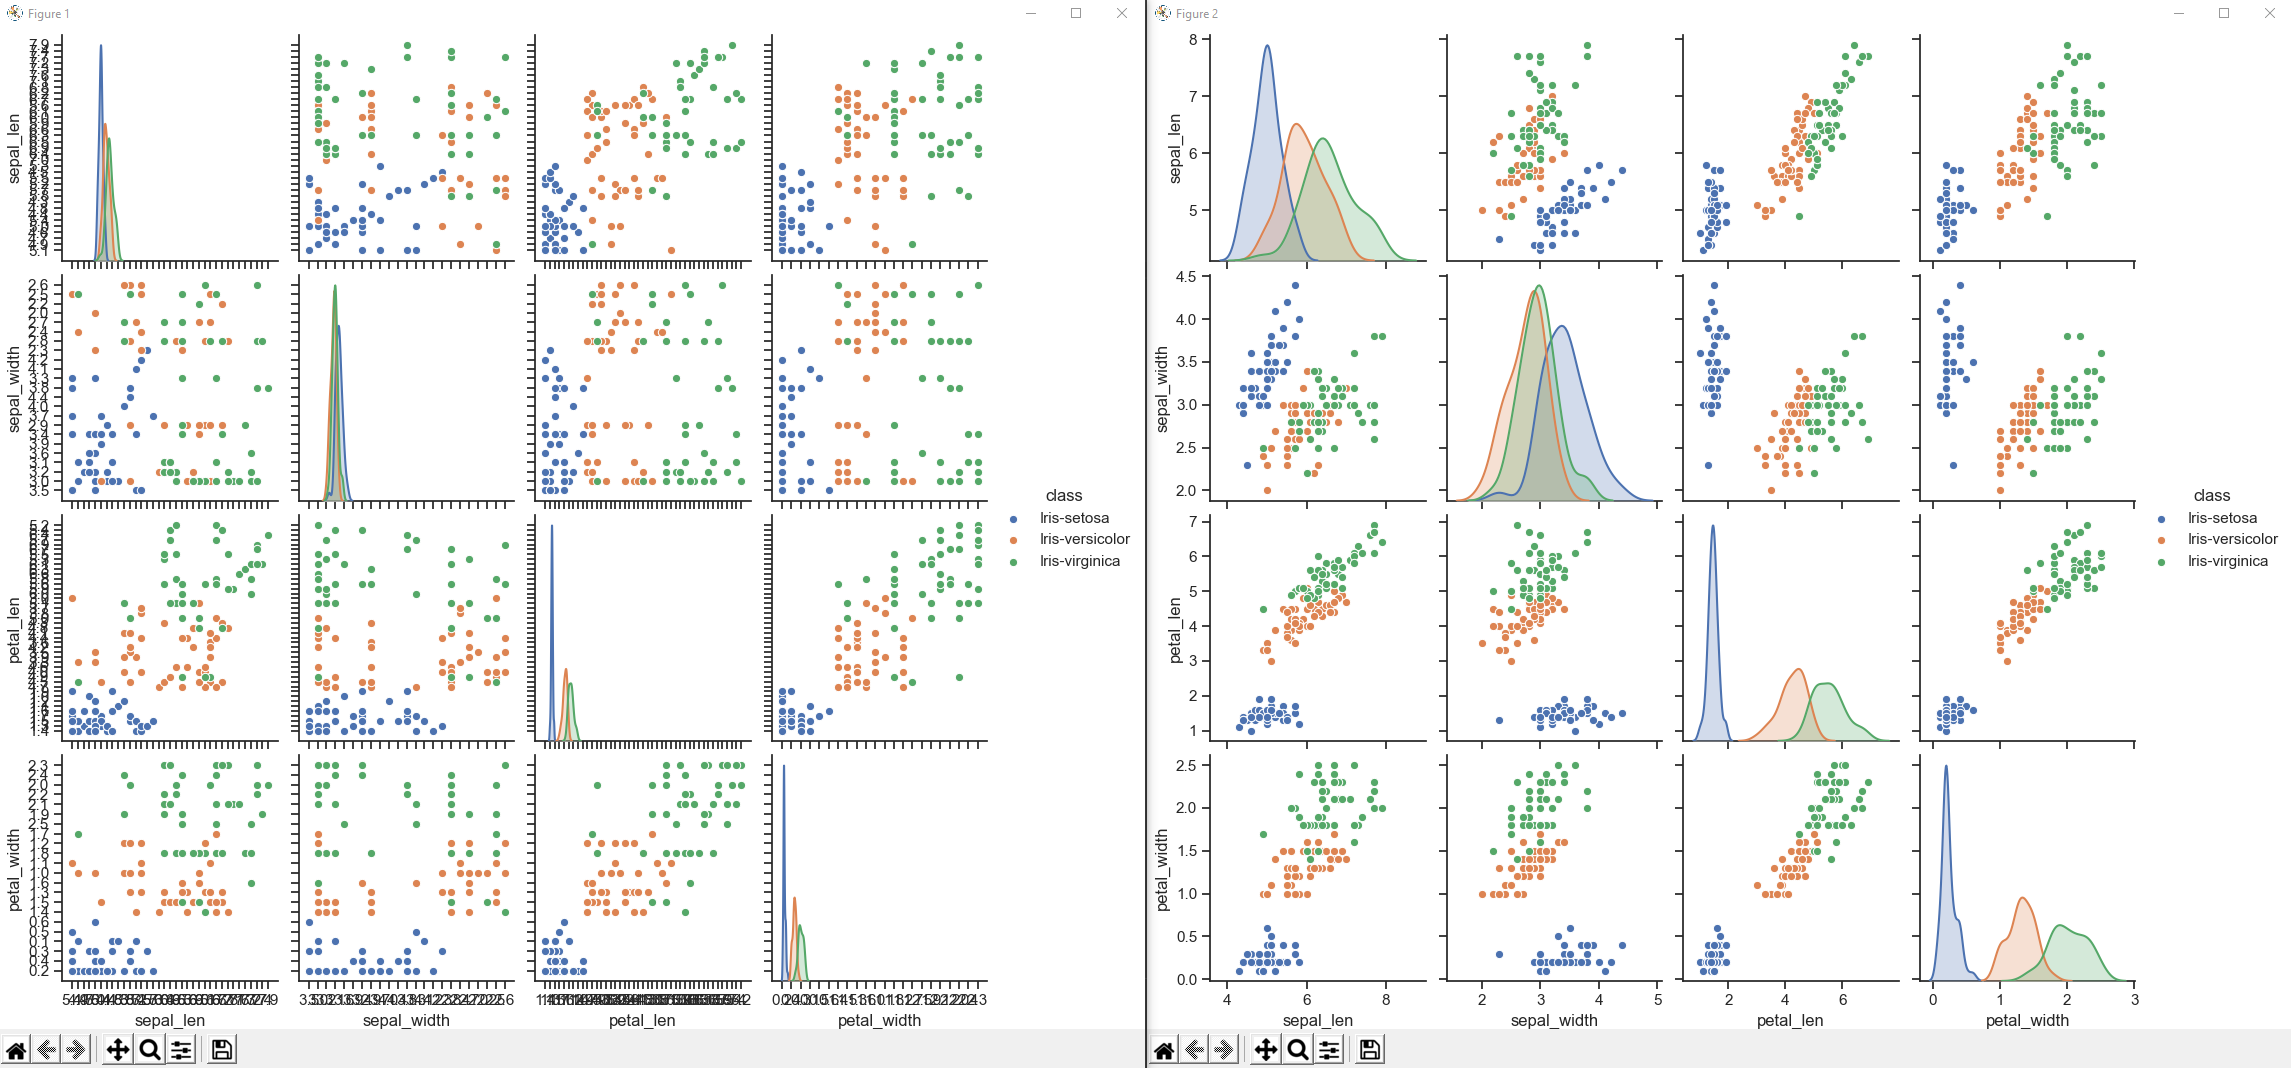

This chart was generated by the following Python code:
import matplotlib.pyplot as plt
import numpy as np
import seaborn as sns
import pandas as pd

iris_panda = pd.read_table('iris.data', delimiter=',')
iris = np.genfromtxt('iris.data', delimiter=',', dtype='unicode')
iris_frame = pd.DataFrame(iris, columns=iris[0])
iris_frame = iris_frame[1:]

sns.set(style="ticks", color_codes=True)
frame = sns.pairplot(iris_frame, hue="class")
panda = sns.pairplot(iris_panda, hue="class")
plt.show()
